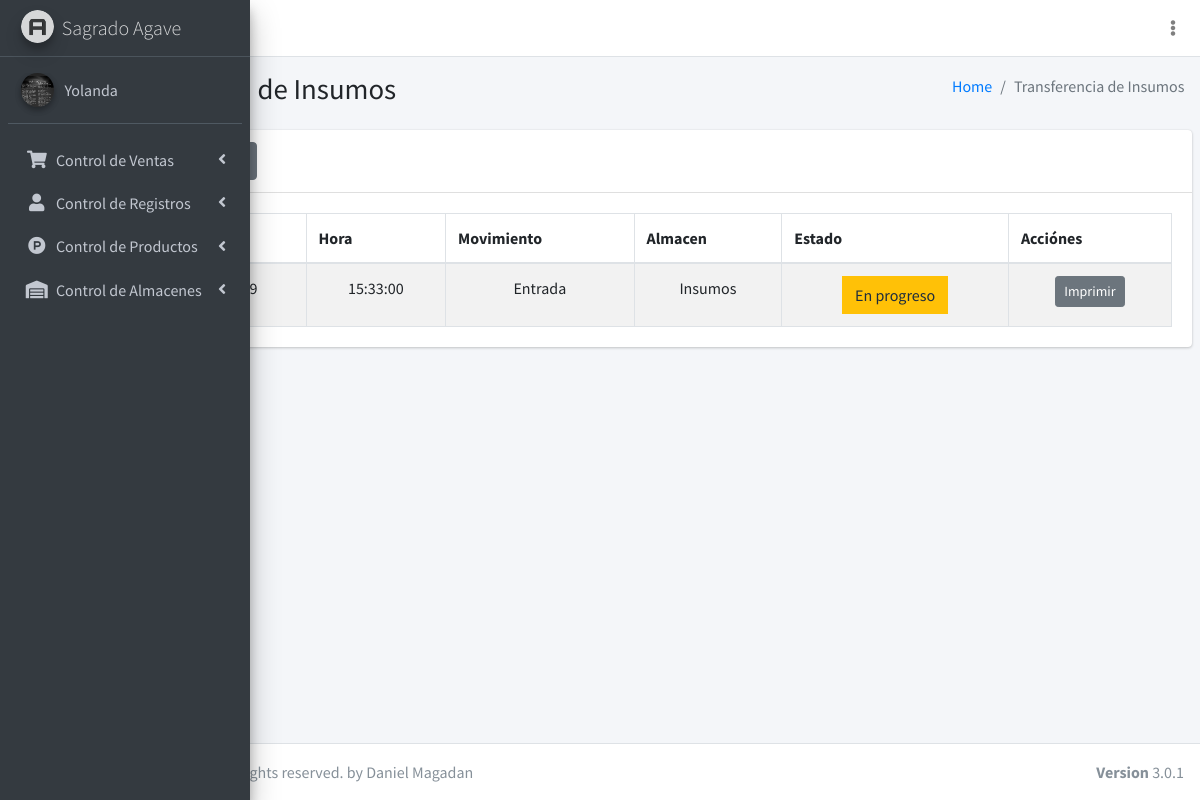
The page /transferencia-insumos (signed in) on the database its author committed.
### tables this page shows
CREATE TABLE `transferencia_insumo` (
  `id_transf_insumo` int(11) NOT NULL,
  `fecha` date DEFAULT NULL,
  `hora` time DEFAULT NULL,
  `movimiento` int(11) DEFAULT NULL,
  `almacen` int(11) DEFAULT NULL,
  `estado` tinyint(2) NOT NULL DEFAULT '1'
);

CREATE TABLE `tipo_movimiento` (
  `id_clasificacion` int(11) NOT NULL,
  `descripcion` varchar(30) DEFAULT NULL
);

CREATE TABLE `tipo_almacen` (
  `id_tipo_almacen` int(11) NOT NULL,
  `tipo` varchar(30) DEFAULT NULL
);

### controladores/plantilla.controlador.php (called while the page is built)
<?php
class ControladorPlantilla{
	static public function ctrPlantilla(){
 		include "vistas/plantilla.php";
	}
}

### index.php (called while the page is built, shortened)
<?php
require_once 'controladores/plantilla.controlador.php';
require_once 'controladores/crear-venta.controlador.php';
require_once 'controladores/almacenes.controlador.php';
require_once 'controladores/transferencia-insumos.controlador.php';
require_once 'controladores/ventas.controlador.php';
require_once 'modelos/almacenes.modelos.php';
require_once 'modelos/transferencia-insumos.modelos.php';
$plantilla = new ControladorPlantilla();
$plantilla -> ctrPlantilla();

### controladores/transferencia-insumos.controlador.php (called while the page is built)
<?php
class ControladorTransfeInsumos{
	static public function ctrMostrarTransfeInsumos($item,$valor){
		$tabla = "transferencia_insumo";
		$respuesta = ModeloTransfeInsumos::mdlMostrarTransfeInsumos($tabla,$item,$valor);
		return $respuesta;
	}
	static public function ctrMostrarTipoMovimiento($item,$valor){
		$tabla = "tipo_movimiento";
		$respuesta = ModeloTransfeInsumos::mdlMostrarTransfeInsumos($tabla,$item,$valor);
		return $respuesta;
	}
}
?>

### modelos/conexion.php (called while the page is built)
<?php
class Conexion {
	static public function conectar(){
		$link = new PDO("mysql:host=187.227.134.204;dbname=tequilera_web","tequilera","tequilera1234");
		$link->exec("set names utf8");
		return $link;
	}
}

### modelos/transferencia-insumos.modelos.php (called while the page is built, shortened)
<?php
class ModeloTransfeInsumos{
	static public function mdlMostrarTransfeInsumos($tabla,$item,$valor){
		if ($item != null) {
			$stmt = Conexion::conectar()->prepare("SELECT * FROM $tabla WHERE $item = :$item");
			$stmt -> bindParam(":".$item,$valor,PDO::PARAM_STR);
			$stmt -> execute();
			return $stmt -> fetch();
		}else{
			$stmt = Conexion::conectar()->prepare("SELECT * FROM $tabla");
			$stmt -> execute();
			return $stmt -> fetchAll();
		}
	}
}

### controladores/almacenes.controlador.php (called while the page is built, shortened)
<?php
class ControladorAlmacenes{
	static public function ctrMostrarTipoAlmacen($item,$valor){
		$tabla = "tipo_almacen";
		$respuesta = ModeloAlmacenes::mdlMostrarTipoAlmacen($tabla,$item,$valor);
		return $respuesta;
	}
}

### modelos/almacenes.modelos.php (called while the page is built, shortened)
<?php
require_once 'conexion.php';
class ModeloAlmacenes{
	static public function mdlMostrarTipoAlmacen($tabla,$item,$valor){
		if ($item != null) {
			$stmt = Conexion::conectar()->prepare("SELECT * FROM $tabla WHERE $item = :$item");
			$stmt -> bindParam(":".$item,$valor,PDO::PARAM_STR);
			$stmt -> execute();
			return $stmt -> fetch();
		}else{
			$stmt = Conexion::conectar()->prepare("SELECT * FROM $tabla");
			$stmt -> execute();
			return $stmt -> fetchAll();
		}
	}
}

### vistas/modulos/transferencia-insumos.php (the view, shortened to what this page needs)
<div class="content-wrapper">
  <section class="content-header">
    <div class="container-fluid">
      <div class="row mb-2">
        <div class="col-sm-6">
          <h1>Transferencia de Insumos</h1>
        </div>
        <div class="col-sm-6">
          <ol class="breadcrumb float-sm-right">
            <li class="breadcrumb-item"><a href="home">Home</a></li>
            <li class="breadcrumb-item active">Transferencia de Insumos</li>
          </ol>
        </div>
      </div>
    </div>
  </section>
  <section class="content">
    <div class="card">
      <div class="card-header">
        <button class="btn btn-secondary" data-toggle="modal" data-target="#modalAgregarInsumo">Crear Transferencia</button>
      </div>
      <div class="card-body">
        <table class="table table-bordered table-striped tablaInsumos" style="width: 100%;">
          <thead>
            <tr>
              <th style="width: 10px;">#</th>
              <th>Fecha</th>
              <th>Hora</th>
              <th>Movimiento</th>
              <th>Almacen</th>
              <th>Estado</th>
              <th>Acciónes</th>
            </tr>
          </thead>
          <tbody>
            <?php
            $item = null;
            $valor = null;
            $mostrarTransInsumos = ControladorTransfeInsumos::ctrMostrarTransfeInsumos($item,$valor);
            foreach ($mostrarTransInsumos as $key => $value) {
              $item2 = "id_tipo_almacen";
              $valor2 = $value["almacen"];
              $almacen = ControladorAlmacenes::ctrMostrarTipoAlmacen($item2,$valor2);
              $item3 = "id_clasificacion";
              $valor3 = $value["movimiento"];
              $movimiento = ControladorTransfeInsumos::ctrMostrarTipoMovimiento($item3,$valor3);
              $estado = $value["estado"];
              echo '
              <tr>
              <td><center>'.$value["id_transf_insumo"].'</center></td>
              <td><center>'.$value["fecha"].'</center></td>
              <td><center>'.$value["hora"].'</center></td>
              <td><center>'.$movimiento["descripcion"].'</center></td>
              <td><center>'.$almacen["tipo"].'</center></td>
              <td><center>';
              switch ($estado) {
                case 1:
                  echo '<button class="btn btn-flat btn-warning">En progreso</button>';
                  break;
              }
              echo '</center></td>
              <td><center>
              <div class="btn-group-sm">
              <button class="btn btn-secondary btnImprimir" idTransInsumo="'.$value["id_transf_insumo"].'">Imprimir</button>
              </div>
              </center></td>
              </tr>';
            }
            ?>
          </tbody>
        </table>
      </div>
    </div>
  </section>
</div>

### rows shown on the page
transferencia_insumo: id_transf_insumo "1", fecha "2020-03-09", hora "15:33:00", movimiento.descripcion "Entrada", tipo_almacen.tipo "Insumos", estado "En progreso"
